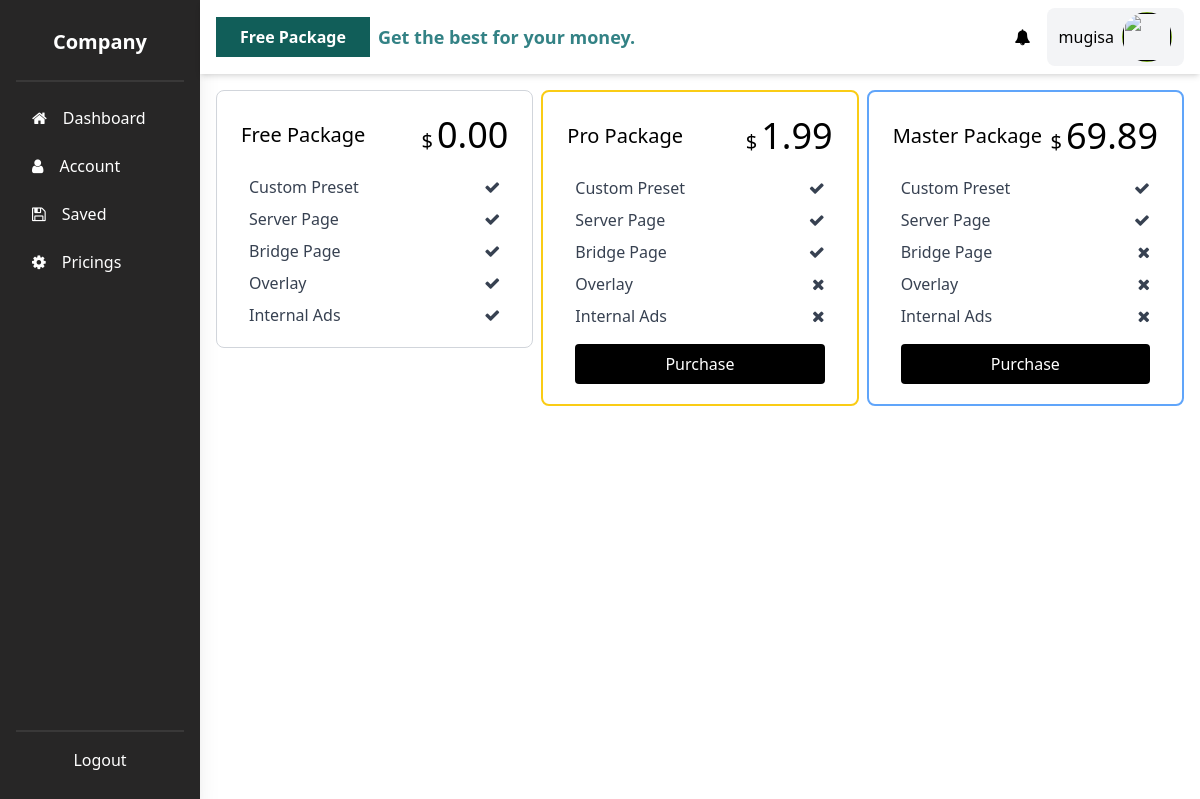
/pricings/ (signed in), run on the app's committed database.
### payments/models.py (models this page shows, shortened)
class PaypalSubscription(models.Model):
    class Meta:
        ordering = ['-id']
    user = models.ForeignKey(to=AuthModels.User, on_delete=models.CASCADE)
    plan = models.ForeignKey(to="PaypalPlan", on_delete=models.CASCADE)
    previous_pricing = models.ForeignKey(to="PaypalPlan", on_delete=models.CASCADE, blank=True, null=True, related_name="previous_pricing")
    upgrading_to = models.ForeignKey(to="PaypalPlan", on_delete=models.CASCADE, blank=True, null=True, related_name="upgrading_to")
    total_amount_paid = models.DecimalField(
        _("Total Amount Paid"), decimal_places=2, max_digits=8, blank=True, null=True,
    )
    start_date = models.DateField(_("Subscription Start Date"), default=datetime.date.today)
    expiry_date = models.DateField(_("Subscription Expiry Date"), blank=True, null=True)
    email = models.CharField(_("Client's Email"), max_length=256, blank=True, null=True)
    country_code = models.CharField(_("Client's Country"), max_length=9, blank=True, null=True)
    address = models.CharField(_("Client's Address"), max_length=256, blank=True, null=True)
    order_key = models.CharField(_("Order key"), max_length=256, blank=True, null=True)
    expired = models.BooleanField(_("Expired"), default=False)
    active = models.BooleanField(_("Active"), default=False)
    payment_completed = models.BooleanField(_("Payment Completed"), default=False)
    created_on = models.DateField(_("Created on"), default=datetime.date.today)

class PaypalPlan(models.Model):
    paypal_id = models.CharField(_("Paypal ID"), max_length=256, null=True, blank=True)
    name = models.CharField(_("Plan Name"), max_length=256)
    status = models.CharField(_("Plan status"), max_length=256, default="ACTIVE")
    currency = models.CharField(_("Plan Currency"), max_length=256)
    product = models.ForeignKey(to=PaypalProduct, on_delete=models.CASCADE)
    cost = models.DecimalField(_("Plan Cost"), max_digits = 5,decimal_places = 2)
    description = models.TextField(_("Description"), max_length=256)
    interval_unit = models.CharField(_("Plan Duration"), max_length=256)
    interval_count = models.IntegerField(_("Interval Count"), default=1)
    subscribers = models.IntegerField(_("Plan Subscribers"), default=0)

class Feature(models.Model):
    name = models.CharField(_("Name"), max_length=256)
    plan = models.ManyToManyField(to=PaypalPlan, related_name="pricing_feature")

### app_auth/models.py (models this page shows, shortened)
class User(AbstractUser):
    USERNAME_FIELD = 'email'
    REQUIRED_FIELDS = []
    email = models.EmailField('Email address', unique=True)
    country_code = models.CharField("Country Code", max_length=10, null=True, blank=True)
    phone_number = models.CharField("Phone Number", max_length=20, null=True, blank=True)
    is_email_activated = models.BooleanField("Email Activated", default=False)
    is_phone_activated = models.BooleanField("Phone Activated", default=False)
    profile_image = models.FileField(verbose_name="Profile Image",upload_to=get_file_path, null=True, blank=True)
    verify_code = models.CharField("Verification Code", max_length=10, null=True, blank=True)
    customer_payemnt_id = models.CharField("Customer Payment Id", max_length=256, null=True, blank=True)

### manager/views.py (the view)
# urls.py: path("pricings/", ManagerViews.PricingView.as_view(), name="pricings"),
class PricingView(View):
    template_name = "manager/pricings.html"
    def get(self, request, *args, **kwargs):
        context_data = {
            "social_user" : get_social_user(request),
            "page_msg": f"Get the best for your money.",
            "pricings": PaymentModels.PaypalPlan.objects.all(),
            "features": PaymentModels.Feature.objects.all(),
        }
        return render(request, template_name=self.template_name, context=context_data)

### manager/context/context_processor.py (called while the page is built)
def user_subcription(request):
    context = dict()
    if request.user.is_authenticated:
        if settings.PAYMENTMETHOD == "paypal":
            context["user_subsciption"] = PaymentModels.PaypalSubscription.objects.filter(user=request.user).first()
        elif settings.PAYMENTMETHOD == "braintree":
            context["user_subsciption"] = PaymentModels.BraintreeSubscription.objects.filter(user=request.user).first()
    return context

### manager/views.py (called while the page is built)
def get_social_user(request):
    try:
        if request.user.socialaccount_set.all().filter(user=request.user):
            social_user = request.user.socialaccount_set.all().filter(user=request.user).first()
        else:
            social_user = None
        return social_user
    except:
        return redirect(reverse("app_auth:login"))

### TEMPLATES/manager/pricings.html (shortened to what this page needs)
{% extends '../utils/layout.html' %}
{% block content %}
<div class="grid grid-cols-1 gap-2 md:grid-cols-3 items-start">
    {% for pricing in pricings %}
        <div class="{% if pricing.name == 'Master Package' %} border-2 border-blue-400 {% elif pricing.name == 'Pro Package' %} border-2 border-yellow-400 {% else %} border border-gray-300 {% endif %} p-3 border-solid rounded-lg" >
            <div class="flex justify-between items-center p-3">
                <h3 class="text-xl">{{ pricing.name }}</h3>
                <span class="flex items-baseline gap-1">
                    <h3 class="text-xl">$</h3>
                    <h2 class="text-4xl">{{ pricing.cost }}</h2>
                </span>
            </div>
            <ul class="grid gap-2 list-none list-outside text-gray-700 px-5 py-2">
                {% for feature in features %}
                    {% if pricing in feature.plan.all %}
                        <li class="flex gap-3 justify-between">
                            <span>{{ feature.name }}</span>
                            <span>
                                <i class="fa fa-check"></i>
                            </span>
                        </li>
                    {% else %}
                        <li class="flex gap-3 justify-between">
                            <span>{{ feature.name }}</span>
                            <span>
                                <i class="fa fa-close"></i>
                            </span>
                        </li>
                    {% endif %}
                {% endfor %}
            </ul>
            {% if pricing.cost != 0.00 %}
                <form action="{% url 'payments:paypalpayments' %}?upgrade={% if package.id == user_package.package_id.id %}true{% else %}false{% endif %}" method="post" class="grid gap-4 px-5 py-2">
                    {% if pricing.id != user_subsciption.plan.id %}
                        <div class="grid gap-2">
                            <input class="px-4 py-2 bg-black cursor-pointer hover:bg-gray-900 text-white text-base rounded" type="submit" value="{% if pricing.id == user_subsciption.plan.id and pricing.id != user_subsciption.plan.id %} Upgrade {% else %} Purchase {% endif %}">
                        </div>
                    {% endif %}
                </form>
            {% endif %}
        </div>
    {% endfor %}
</div>
{% endblock %}

### TEMPLATES/utils/layout.html (shortened to what this page needs)
{% load static %}
<!DOCTYPE html>
<html>
    <head>
        <link rel="stylesheet" href="https://cdn.jsdelivr.net/npm/font-awesome@4.7.0/css/font-awesome.css" >
        <link rel="stylesheet" href="{% static 'main.css' %}">
        <link rel="stylesheet" href="{% static './calcs.css' %}">
        <link rel="stylesheet" href="{% static 'tailcss.css' %}">
        <script src="https://cdn.tailwindcss.com"></script>
    </head>
<body>
<main>
  <section class="dashboard-area grid grid-flow-col grid-cols-dash items-stretch h-screen overflow-hidden">
    <nav class="grid gap-3 grid-flow-rows content-between bg-dark text-gray-200 py-5 px-4  shadow-xl">
        <div class="upper grid gap-4">
            <div class="company-logo py-2 px-4 border rounded-md border-none text-white text-center">
                <h1 class="font-bold text-xl">Company</h1>
            </div>
            <hr>
            <ul class="grid gap-2">
                <li class="nav-tabs">
                    <a href="{% url 'manager:home' %}" class="grid grid-flow-col items-center justify-start gap-4 active">
                        <i class="fa fa-home"></i>
                        <span>Dashboard</span>
                    </a>
                </li>
                <li class="nav-tabs">
                    <a href="{% url 'manager:account' %}" class="grid grid-flow-col items-center justify-start gap-4">
                        <i class="fa fa-user"></i>
                        <span>Account</span>
                    </a>
                </li>
                <li class="nav-tabs">
                    <a href="{% url 'manager:saved' %}?calculator=Amazon" class="grid grid-flow-col items-center justify-start gap-4">
                        <i class="fa fa-save"></i>
                        <span>Saved</span>
                    </a>
                </li>
                <li class="nav-tabs">
                    <a href="{% url 'manager:pricings' %}" class="grid grid-flow-col items-center justify-start gap-4">
                        <i class="fa fa-cog"></i>
                        <span>Pricings</span>
                    </a>
                </li>
            </ul>
        </div>
        <div class="lower grid justify-stretch gap-2">
            <hr>
            <a href="{% url 'app_auth:logout' %}" class="self-end nav-tabs auth grid justify-center" style="align-self: flex-end;">
                Logout
            </a>
        </div>
    </nav>
    <section class="grid content-start">
        <ul class="bg-white shadow-md px-4 py-2 grid grid-flow-col items-center justify-between self-start gap-4">
            <div class="grid grid-flow-col gap-2 items-center">
                <a href="{% url 'manager:account' %}" class="px-6 py-2 bg-teal-800 hover:bg-teal-700 transition-all text-white font-semibold">
                    {{ user_subsciption.plan.name }}
                </a>
                <h3 class="text-lg font-semibold text-accent">{{ page_msg }}</h3>
            </div>
            <div class="grid grid-flow-col gap-4 items-center">
                <li>
                    <a href="">
                        <i class="fa fa-bell"></i>
                    </a>
                </li>
                <a href="" class="nav-group grid grid-flow-col items-center gap-2 rounded-lg bg-gray-100 py-1 px-3">
                    <span>{{ request.user.username }}</span>
                    <li class="avator">
                        <img src="{% if social_user %}{{social_user.get_avatar_url}}{% else %}/media/{{request.user.profile_image}}{% endif %}" alt="">
                    </li>
                </a>
            </div>
        </ul>
        <section class="grid p-4 items-start overflow-y-auto" style="block-size: 90vh;;">
          {% block content %}
          {% endblock %}
        </section>
    </section>
</section>
</main>
</body>
</html>

### static/main.css (style rules this page uses)
* { box-sizing: border-box; }
:root { --theme-color: hsl(0, 0, 0); --accent-color: hsl(182, 100%, 20%); --accent-hover-color: hsla(182, 100%, 20%, 0.8); --text-color: hsl(0, 0%, 29%); --border-color: hsl(0, 0%, 90%); --popup-width: 400px; --border-radius-outer: 10px; --border-radius-inner: 5px; --title-font-size: 18px; --body-font-size: 16px; --transition-1: all .25s ease-in-out; }
body { overflow-x: hidden; }
*,::after,::before { box-sizing:border-box;border-width:0;border-style:solid;border-color:#e5e7eb }
::after,::before { --tw-content:'' }
html { line-height:1.5;-webkit-text-size-adjust:100%;-moz-tab-size:4;tab-size:4;font-family:ui-sans-serif, system-ui, -apple-system, BlinkMacSystemFont, "Segoe UI", Roboto, "Helvetica Neue", Arial, "Noto Sans", sans-serif, "Apple Color Emoji", "Segoe UI Emoji", "Segoe UI Symbol", "Noto Color Emoji" }
body { margin:0;line-height:inherit }
hr { height:0;color:inherit;border-top-width:1px }
h1,h2,h3,h4,h5,h6 { font-size:inherit;font-weight:inherit }
a { color:inherit;text-decoration:inherit }
button,input,optgroup,select,textarea { font-family:inherit;font-size:100%;font-weight:inherit;line-height:inherit;color:inherit;margin:0;padding:0 }
[type=button],[type=reset],[type=submit],button { -webkit-appearance:button;background-color:transparent;background-image:none }
blockquote,dd,dl,figure,h1,h2,h3,h4,h5,h6,hr,p,pre { margin:0 }
menu,ol,ul { list-style:none;margin:0;padding:0 }
input::placeholder,textarea::placeholder { opacity:1;color:#9ca3af }
audio,canvas,embed,iframe,img,object,svg,video { display:block;vertical-align:middle }
img,video { max-width:100%;height:auto }
.flex { display:flex }
.grid { display:grid }
.h-screen { height:100vh }
.cursor-pointer { cursor:pointer }
.items-center { align-items:center }
.items-baseline { align-items:baseline }
.justify-start { justify-content:flex-start }
.gap-4 { gap:1rem }
.gap-2 { gap:0.5rem }
.rounded-lg { border-radius:0.5rem }
.rounded-md { border-radius:0.375rem }
.rounded { border-radius:0.25rem }
.border { border-width:1px }
.border-solid { border-style:solid }
.border-gray-300 { --tw-border-opacity:1;border-color:rgb(209 213 219 / var(--tw-border-opacity)) }
.bg-white { --tw-bg-opacity:1;background-color:rgb(255 255 255 / var(--tw-bg-opacity)) }
.bg-black { --tw-bg-opacity:1;background-color:rgb(0 0 0 / var(--tw-bg-opacity)) }
.px-6 { padding-left:1.5rem;padding-right:1.5rem }
.py-2 { padding-top:0.5rem;padding-bottom:0.5rem }
.px-4 { padding-left:1rem;padding-right:1rem }
.text-center { text-align:center }
.text-xl { font-size:1.25rem;line-height:1.75rem }
.text-base { font-size:1rem;line-height:1.5rem }
.text-gray-700 { --tw-text-opacity:1;color:rgb(55 65 81 / var(--tw-text-opacity)) }
.text-white { --tw-text-opacity:1;color:rgb(255 255 255 / var(--tw-text-opacity)) }
.nav-tabs { padding: .5rem 1rem; font-size: 16px; border-radius: 5px; color: white; }
.avator { border-radius: 50%; width: 50px; aspect-ratio: 1/1; overflow: hidden; }
.avator img { height: 100%; width: 100%; border: 1px solid rgb(115, 163, 24); }
hr { border: 1px solid rgba(211, 211, 211, 0.1); }

### static/calcs.css (style rules this page uses)
:root { --theme-color: hsl(0, 0, 0); --accent-color: hsl(182, 100%, 20%); --accent-hover-color: hsla(182, 100%, 20%, 0.8); --text-color: hsl(0, 0%, 29%); --border-color: hsl(0, 0%, 90%); --popup-width: 100%; --border-radius-outer: 10px; --border-radius-inner: 5px; --title-font-size: 18px; --body-font-size: 16px; --transition-1: all .25s ease-in-out; }
.grid { display: grid; }

### data on the page
PaypalSubscription: plan.name "Free Package"
User: user.username "mugisa"
PaypalPlan: name "Free Package", cost "0.00"
Feature: name "Custom Preset"
Feature: name "Server Page"
Feature: name "Bridge Page"
Feature: name "Overlay"
Feature: name "Internal Ads"
PaypalPlan: name "Pro Package", cost "1.99", id.plan_id "Purchase"
PaypalPlan: name "Master Package", cost "69.89", id.plan_id "Purchase"

### other printed values
{{ page_msg }} "Get the best for your money."
